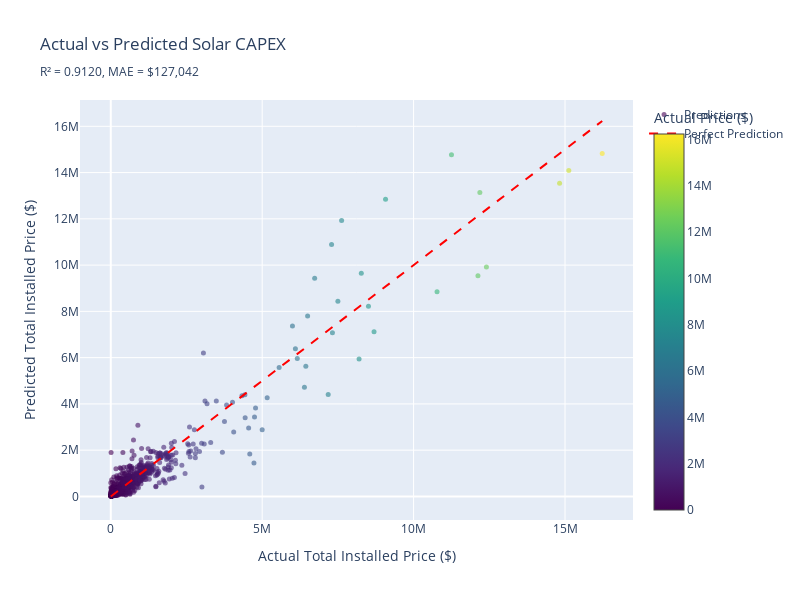

Here is the notebook cell this chart was saved with:
### Markdown cell above
### Actual vs Predicted Plot

This scatter plot compares our model's predictions against the actual solar CAPEX values. Points closer to the diagonal line indicate better predictions. The color intensity shows the density of predictions at different price ranges.

### Code cell
fig = go.Figure()

# Add scatter plot of actual vs predicted
fig.add_trace(go.Scatter(
    x=y_test,
    y=y_pred,
    mode='markers',
    marker=dict(
        size=5,
        color=y_test,
        colorscale='Viridis',
        showscale=True,
        colorbar=dict(title="Actual Price ($)"),
        opacity=0.6
    ),
    name='Predictions'
))

# Add perfect prediction line
min_val = min(y_test.min(), y_pred.min())
max_val = max(y_test.max(), y_pred.max())
fig.add_trace(go.Scatter(
    x=[min_val, max_val],
    y=[min_val, max_val],
    mode='lines',
    line=dict(color='red', dash='dash', width=2),
    name='Perfect Prediction'
))

fig.update_layout(
    title=f'Actual vs Predicted Solar CAPEX<br><sub>R² = {r2:.4f}, MAE = ${mae:,.0f}</sub>',
    xaxis_title='Actual Total Installed Price ($)',
    yaxis_title='Predicted Total Installed Price ($)',
    width=800,
    height=600,
    hovermode='closest'
)

fig.show()

### Figure 1 — Plotly figure (JSON) as saved in the notebook; plotly's stock layout.template omitted (floating-point values rounded to 4 significant figures; data arrays with more than 128 entries replaced by an {"elided": "..."} marker saying what was removed)
{"data": [{"marker": {"color": {"elided": "2081 float values"}, "colorbar": {"title": {"text": "Actual Price ($)"}}, "colorscale": [[0, "#440154"], [0.1111, "#482878"], [0.2222, "#3e4989"], [0.3333, "#31688e"], [0.4444, "#26828e"], [0.5556, "#1f9e89"], [0.6667, "#35b779"], [0.7778, "#6ece58"], [0.8889, "#b5de2b"], [1, "#fde725"]], "opacity": 0.6, "showscale": true, "size": 5}, "mode": "markers", "name": "Predictions", "type": "scatter", "x": {"elided": "2081 float values"}, "y": {"elided": "2081 float values"}}, {"line": {"color": "red", "dash": "dash", "width": 2}, "mode": "lines", "name": "Perfect Prediction", "type": "scatter", "x": [78.34, 16229450], "y": [78.34, 16229450]}], "layout": {"height": 600, "hovermode": "closest", "title": {"text": "Actual vs Predicted Solar CAPEX<br><sub>R² = 0.9120, MAE = $127,042</sub>"}, "width": 800, "xaxis": {"title": {"text": "Actual Total Installed Price ($)"}}, "yaxis": {"title": {"text": "Predicted Total Installed Price ($)"}}}}
